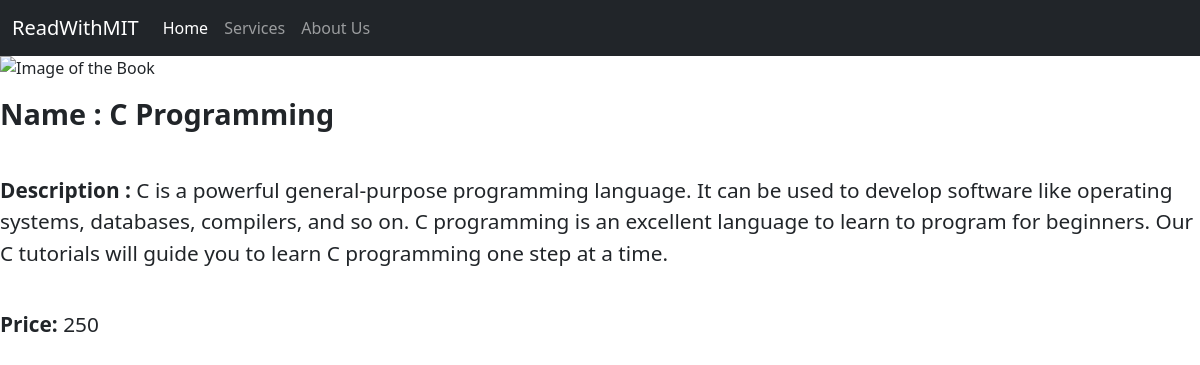
Screenshot of /book/1/ with the database file from the repository.
### firstapp/models.py (models this page shows, shortened)
class book(models.Model):
    name = models.CharField(max_length = 120)
    desc = models.CharField(max_length = 300)
    price = models.IntegerField()
    bk_image = models.ImageField(default = 'default.jpg', upload_to = 'bookimage')

### firstapp/views.py (the view)
# urls.py: path('book/<int:book_id>/',views.detail, name = 'detail'),
def detail(request, book_id):
    Book = book.objects.get(id = book_id)
    context = {
        'Book_d':Book
    }
    return render(request, 'firstapp/detail.html',context)

### firstapp/templates/firstapp/detail.html (shortened to what this page needs)
{% extends 'firstapp/base.html' %}
{% load static %}
    {% block body %}
    <div class="info">
        <img src="book {{bk_image.url}}" alt="Image of the Book">
        <p class = "infor book_name"> <b> Name :</b> {{Book_d.name}}</p>
        <p class = "infor book_desc"><b>Description :</b> {{Book_d.desc}}</p>
        <p class = "infor book_price"><b>Price: </b>{{Book_d.price}}</p>
    </div>
    {% endblock %}

### firstapp/templates/firstapp/base.html (shortened to what this page needs)
{% load static %}
<!DOCTYPE html>
<html lang="en">
<head>
    <link href="https://cdn.jsdelivr.net/npm/bootstrap@5.1.0/dist/css/bootstrap.min.css" rel="stylesheet"
>
<link rel="stylesheet" href="{% static 'firstapp/style.css' %}">
</head>
<body>
    <nav class="navbar navbar-expand-lg navbar-dark bg-dark">
        <div class="container-fluid">
            <a class="navbar-brand" href="#">ReadWithMIT</a>
            <div class="collapse navbar-collapse" id="navbarNavDropdown">
                <ul class="navbar-nav">
                    <li class="nav-item">
                        <a class="nav-link active" aria-current="page" href="#">Home</a>
                    </li>
                    <li class="nav-item">
                        <a class="nav-link" href="#">Services</a>
                    </li>
                    <li class="nav-item">
                        <a class="nav-link" href="#">About Us</a>
                    </li>
                    </ul>
                  </div>
                </div>
              </nav>
              {% block body %}
              {% endblock %}
</body>
</html>

### firstapp/static/firstapp/style.css (style rules this page uses)
* { margin: 0px; padding: 0px; box-sizing: border-box; font-family: 'Segoe UI', Tahoma, Geneva, Verdana, sans-serif; }
.info { display: flex; flex-direction: column; justify-content: center; align-items: flex-start; }
.infor { padding: 12px 0px; }
.book_name { font-size: 1.8rem; font-weight: 900; }
.book_desc,.book_price { font-size: 1.3rem; font-weight: 400; }

### rows the page displays
book: name "C Programming", desc "C is a powerful general-purpose programming language. It can be used to develop software like operating systems, databases, compilers, and so on. C programming is an excellent language to learn to program for beginners. Our C tutorials will guide you to learn C programming one step at a time.", price "250"
